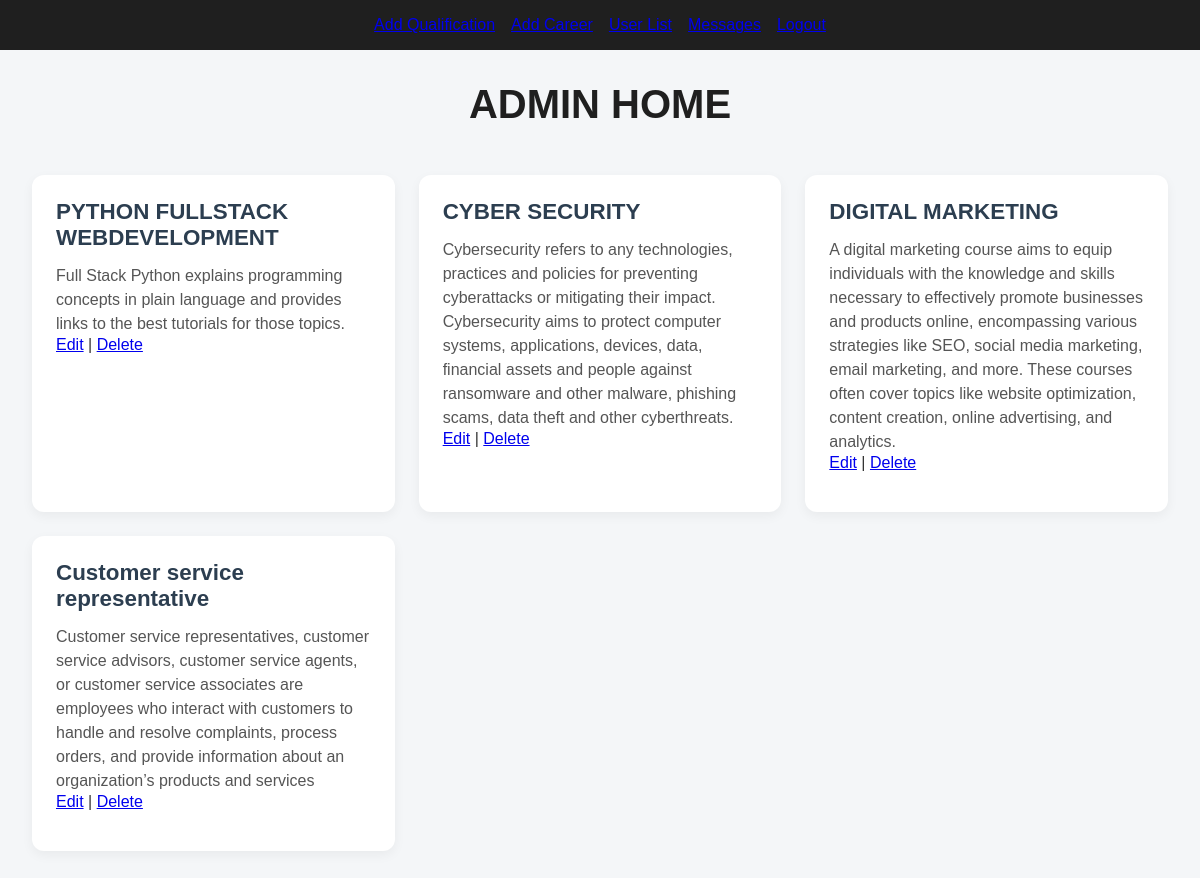
The page /adminhome/ on the database its author committed.
### project_app/models.py (models this page shows)
class Career(models.Model):
      INTERESTED_CHOICES = [
        ('Job', 'Job'),
        ('Study', 'Study'),
    ]
      qualification=models.ForeignKey(Qualification, on_delete=models.CASCADE)
      subject = models.ForeignKey(Subject, on_delete=models.CASCADE)
      title = models.CharField(max_length=100)
      description = models.TextField()
      maindescription = models.TextField()
      interested = models.CharField(max_length=20, choices=INTERESTED_CHOICES, null=True, blank=True)

### project_app/views.py (the view)
# urls.py: path('adminhome/', views.adminhome, name='adminhome'),
def adminhome(request):
    careers = Career.objects.all()
    return render(request, 'adminhome.html', {'careers': careers})

### templates/adminhome.html (shortened to what this page needs)
{% load static %}
<!DOCTYPE html>
<html lang="en">
<head>
    <link rel="stylesheet" href="{% static 'css/admin/adminhome.css' %}">
</head>
<body>
    <nav>
     <a href="{% url 'add-qualification' %}">Add Qualification</a>
        <a href="{% url 'add' %}">Add Career</a>
        <a href="{% url 'userlist' %}">User List</a>
        <a href="{% url 'message_list' %}">Messages</a>
        <a href="{% url 'logout' %}">Logout</a>
    </nav>
    <h1>ADMIN HOME</h1>
    <div class="careers-container">
        {% for career in careers %}
        <div class="career-card">
            <h2>{{ career.title }}</h2>
            <p>{{ career.description }}</p>
            <a href="{% url 'edit-career' career.id %}">Edit</a> |
            <a href="{% url 'delete-career' career.id %}" onclick="return confirm('Are you sure you want to delete this career?');">Delete</a>
        </div>
        {% endfor %}
    </div>
</body>
</html>

### static/css/admin/adminhome.css (style rules this page uses)
* { margin: 0; padding: 0; box-sizing: border-box; }
body { font-family: 'Poppins', sans-serif; background-color: #f4f6f8; color: #333; padding: 0; margin: 0; }
nav { background-color: #1f1f1f; padding: 1rem; display: flex; justify-content: center; gap: 1rem; position: sticky; top: 0; z-index: 100; }
h1 { text-align: center; margin: 2rem 0 1rem; font-size: 2.5rem; color: #1f1f1f; }
.careers-container { display: grid; grid-template-columns: repeat(auto-fit, minmax(280px, 1fr)); gap: 1.5rem; max-width: 1200px; margin: 0 auto; padding: 2rem; }
.career-card { background-color: #fff; padding: 1.5rem; border-radius: 12px; box-shadow: 0 4px 12px rgba(0, 0, 0, 0.05); transition: transform 0.2s ease; }
.career-card h2 { font-size: 1.4rem; margin-bottom: 0.8rem; color: #2c3e50; }
.career-card p { font-size: 1rem; line-height: 1.5; color: #555; }

### rows shown on the page
Career: title "PYTHON FULLSTACK WEBDEVELOPMENT", description "Full Stack Python explains programming concepts in plain language and provides links to the best tutorials for those topics."
Career: title "CYBER SECURITY", description "Cybersecurity refers to any technologies, practices and policies for preventing cyberattacks or mitigating their impact. Cybersecurity aims to protect computer systems, applications, devices, data, financial assets and people against ransomware and other malware, phishing scams, data theft and other cyberthreats."
Career: title "DIGITAL MARKETING", description "A digital marketing course aims to equip individuals with the knowledge and skills necessary to effectively promote businesses and products online, encompassing various strategies like SEO, social media marketing, email marketing, and more. These courses often cover topics like website optimization, content creation, online advertising, and analytics."
Career: title "Customer service representative", description "Customer service representatives, customer service advisors, customer service agents, or customer service associates are employees who interact with customers to handle and resolve complaints, process orders, and provide information about an organization’s products and services"
